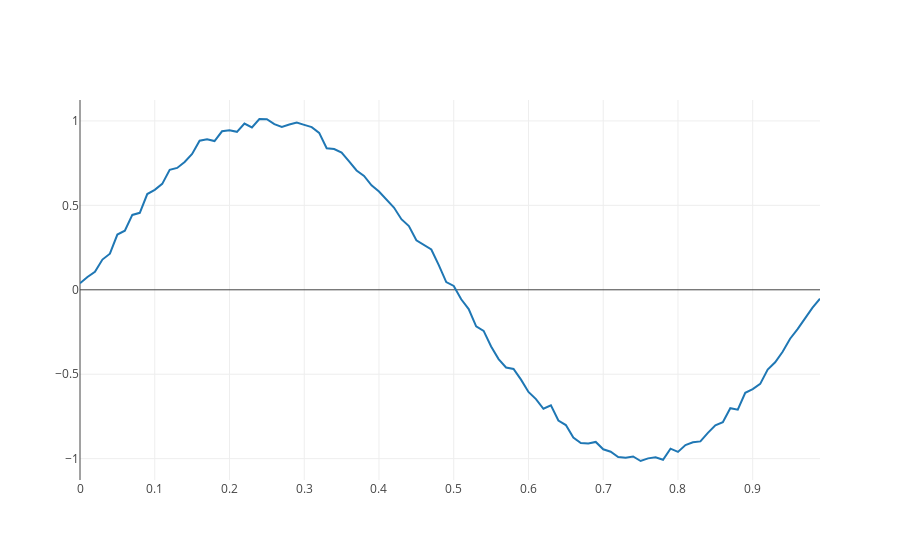

Notebook code cell kept with this figure:
### Code cell
#plot part of the signal, just to see what's in there
s_i = 0
e_i = s_i + 100
x = plotly.offline.iplot({
    "data": [Scatter(x=signal_time[s_i:e_i],y=signal_amp[s_i:e_i])],
    "layout": Layout(title="")
    
})
